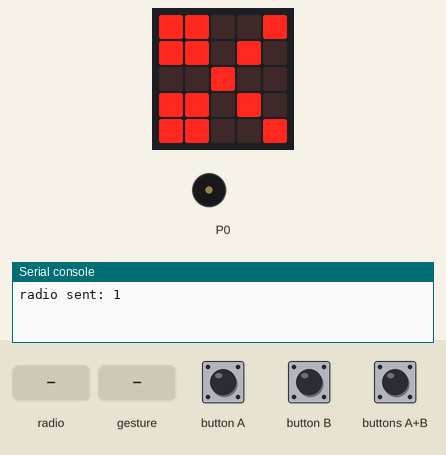
Recording of a program running on a simulated BBC micro:bit (MakeCode). Shown: the board's 5×5 LED display, buzzer (waves = sounding), the last lines printed to the serial console. The inputs (shaded band) are chosen by the test bench. No radio messages arrive unless stated (any console line starting 'radio sent:' is added by the test bench); a tilt is held for 1.5 s and a shake lasts 1 s, then the board lies face up again.

Above: at 1.2 s.
1.3 s: radio message "112" arrives
At 2.7 s:
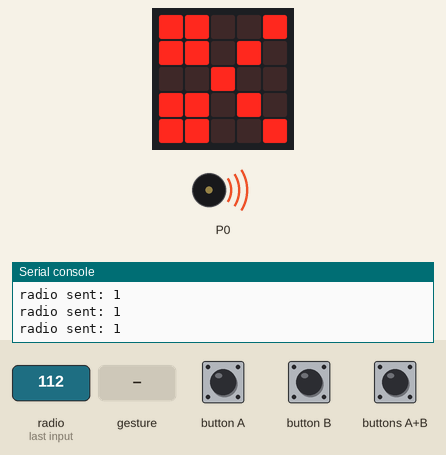
3.9 s: gesture 'free fall'
6.9 s: radio message "2012" arrives
At 7.8 s:
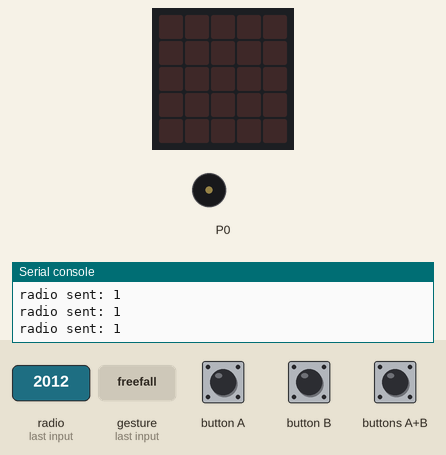
Timing chart, 0 to 9.9 s (numbered marks = the images above; inputs shaded):
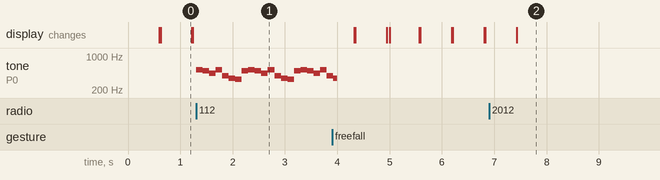

Measured:
- after the input at 1.3 s, tone on P0: silent → 523 Hz at once, then repeats every 1.0 s: 494 Hz 0.13 s, 440 Hz 0.13 s, 523 Hz 0.13 s, 392 Hz 0.13 s, 349 Hz 0.13 s, 330 Hz 0.13 s, 494 Hz 0.13 s, 523 Hz 0.13 s
- what the display in image 0 shows lasts 0.6 s, from 0.6 s to 1.2 s

The program:

main.ts
```typescript
radio.onReceivedNumber(function (receivedNumber) {
    if (receivedNumber == 1) {
        radio.sendNumber(2012)
    } else if (receivedNumber == 2012) {
        if (Kopel != 1) {
            Kopel = 1
        }
    } else if (receivedNumber == 112) {
        music.play(music.stringPlayable("C5 B A C5 G F E B ", 500), music.PlaybackMode.LoopingInBackground)
    }
})
input.onButtonPressed(Button.AB, function () {
    radio.sendNumber(112)
})
input.onGesture(Gesture.FreeFall, function () {
    music.stopAllSounds()
})
let Kopel = 0
radio.setGroup(112)
basic.forever(function () {
    if (Kopel != 1) {
        basic.showIcon(IconNames.Scissors)
        basic.clearScreen()
        radio.sendNumber(1)
    }
})
```

test.ts
```typescript
// tests gaan hier; deze zal niet worden gecompileerd wanneer dit pakket wordt gebruikt als extensie.
```
